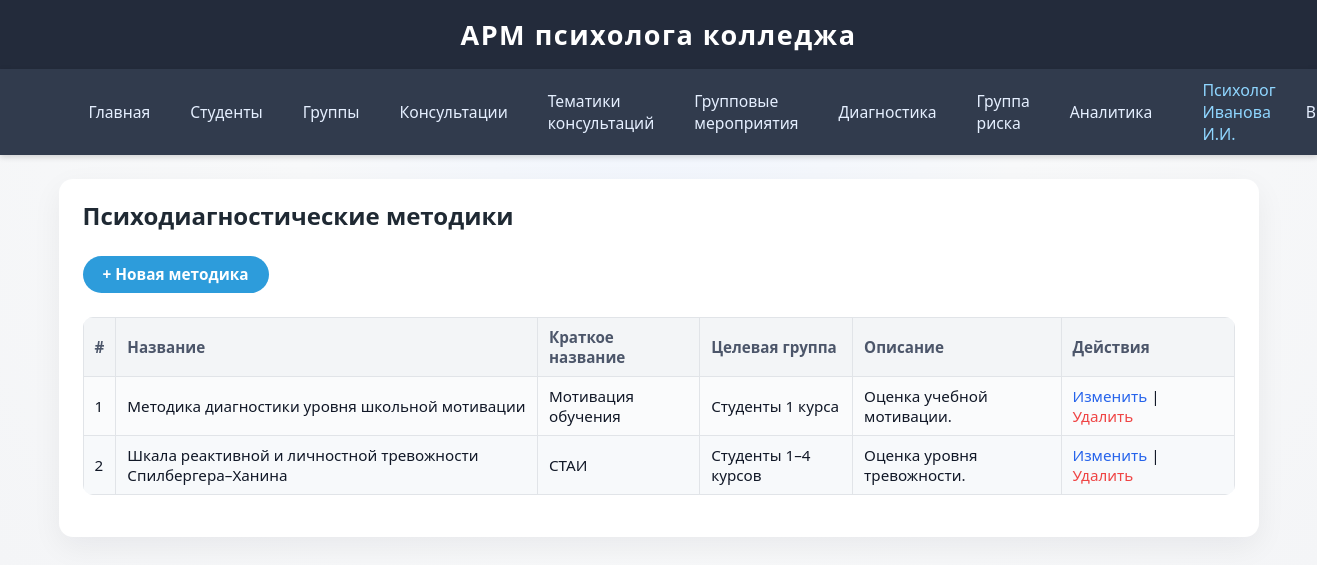
The app's page /diagnostics/tests (signed in) with its own data.
### app/models.py (models this page shows, shortened)
class User(db.Model, UserMixin):
    __tablename__ = 'users'
    id = db.Column(db.Integer, primary_key=True)
    username = db.Column(db.String(64), unique=True, nullable=False)
    password_hash = db.Column(db.String(128), nullable=False)
    role = db.Column(db.String(16), nullable=False, default='psychologist')  # 'psychologist', 'admin', or 'viewer'
    full_name = db.Column(db.String(128), nullable=True)
    group_events = db.relationship('GroupEvent', backref='psychologist_user', lazy=True)
    test_results = db.relationship('TestResult', backref='psychologist_user', lazy=True)

class PsychologicalTest(db.Model):
    __tablename__ = 'psychological_tests'
    id = db.Column(db.Integer, primary_key=True)
    name = db.Column(db.String(255), nullable=False, unique=True)       # полное название методики
    short_name = db.Column(db.String(64), nullable=True)                # краткое название / аббревиатура
    description = db.Column(db.String(255), nullable=True)              # что измеряет
    target_group = db.Column(db.String(128), nullable=True)             # для кого (1 курс, родители и т.п.)
    test_results = db.relationship('TestResult', backref='test', lazy=True)

### app/routes/diagnostics.py (the view)
@diagnostics_bp.route('/tests', methods=['GET'])
@login_required
def list_tests():
    tests = PsychologicalTest.query.order_by(PsychologicalTest.name.asc()).all()
    return render_template(
        'diagnostics/tests_list.html',
        tests=tests,
    )

### app/templates/diagnostics/tests_list.html (shortened to what this page needs)
{% extends 'base.html' %}
{% block content %}
<h2>Психодиагностические методики</h2>
<div style="margin: 16px 0 24px 0;">
    <a href="{{ url_for('diagnostics.create_test') }}" class="btn">+ Новая методика</a>
</div>
<table>
    <thead>
        <tr>
            <th>#</th>
            <th>Название</th>
            <th>Краткое название</th>
            <th>Целевая группа</th>
            <th>Описание</th>
            <th style="width:150px;">Действия</th>
        </tr>
    </thead>
    <tbody>
    {% for t in tests %}
        <tr>
            <td>{{ loop.index }}</td>
            <td>{{ t.name }}</td>
            <td>{{ t.short_name or '—' }}</td>
            <td>{{ t.target_group or '—' }}</td>
            <td>{{ t.description or '—' }}</td>
            <td>
                <a href="{{ url_for('diagnostics.edit_test', test_id=t.id) }}">Изменить</a>
                |
                <form action="{{ url_for('diagnostics.delete_test', test_id=t.id) }}"
                      method="post"
                      style="display:inline;"
                      onsubmit="return confirm('Удалить методику «{{ t.name }}»?');">
                    <button type="submit" class="link-button">Удалить</button>
                </form>
            </td>
        </tr>
    {% else %}
        <tr>
            <td colspan="6"><i>Методики пока не добавлены.</i></td>
        </tr>
    {% endfor %}
    </tbody>
</table>
{% endblock %}

### app/templates/base.html (shortened to what this page needs)
<!DOCTYPE html>
<html lang="ru">
<head>
    <link rel="stylesheet" href="{{ url_for('static', filename='css/style.css') }}">
</head>
<body>
    <header>
        <div style="font-size:1.3em; font-weight:600;">АРМ психолога колледжа</div>
    </header>
    <nav style="background:#313b4d; padding:10px 0;">
        <div class="container" style="display:flex;gap:20px;align-items:center;">
            <a href="{{ url_for('index') }}">Главная</a>
            <a href="{{ url_for('students.list_students') }}">Студенты</a>
            <a href="{{ url_for('groups.list_groups') }}">Группы</a>
            <a href="{{ url_for('consultations.list_consultations') }}">Консультации</a>
            <a href="{{ url_for('consultation_topics.list_topics') }}">Тематики консультаций</a>
            <a href="{{ url_for('group_events.list_events') }}">Групповые мероприятия</a>
            <a href="{{ url_for('diagnostics.list_results') }}">Диагностика</a>
            <a href="{{ url_for('risk_groups.list_risk') }}">Группа риска</a>
            <a href="{{ url_for('analytics.overview') }}">Аналитика</a>
            {% if current_user.is_authenticated %}
                <span style="color:#8fd6ff;font-weight:500;">
                    {{ current_user.full_name or current_user.username }}
                </span>
                <a href="{{ url_for('auth.logout') }}">Выйти</a>
            {% else %}
                <a href="{{ url_for('auth.login') }}">Войти</a>
            {% endif %}
        </div>
    </nav>
    <div class="container">
        {% block content %}
        {% endblock %}
    </div>
</body>
</html>

### app/static/css/style.css (style rules this page uses)
body { background: radial-gradient(circle at top, #eef4ff 0, #f8f9fa 45%, #f4f5f7 100%); font-family: "Segoe UI", -apple-system, BlinkMacSystemFont, "Roboto", Arial, sans-serif; font-size: 16px; margin: 0; padding: 0; color: #111827; }
header { background: #232b3b; color: #fff; padding: 16px 0; text-align: center; font-size: 1.3em; letter-spacing: 1.5px; font-weight: 600; box-shadow: 0 2px 6px rgba(0,0,0,0.18); }
nav { box-shadow: 0 2px 6px rgba(0,0,0,0.16); }
nav .container { max-width: 1200px; margin: 0 auto; padding: 0 20px; background: transparent; border-radius: 0; box-shadow: none; }
nav a { color: #e5efff; text-decoration: none; font-size: 0.98rem; padding: 6px 10px; border-radius: 6px; transition: background 0.15s, color 0.15s, transform 0.1s; }
body > .container { max-width: 1200px; margin: 24px auto 32px auto; padding: 20px 24px 26px 24px; background: #ffffff; border-radius: 14px; box-shadow: 0 10px 30px rgba(15, 23, 42, 0.06); }
.container { box-sizing: border-box; }
h1, h2, h3 { color: #1f2933; font-weight: 600; margin-top: 0; }
h2 { margin-bottom: 8px; }
table { width: 100%; border-collapse: collapse; margin: 16px 0; background: #fafbfc; border-radius: 10px; overflow: hidden; }
th, td { border: 1px solid #e1e4e8; padding: 9px 11px; text-align: left; vertical-align: middle; font-size: 0.95rem; }
th { background: #f3f5f7; color: #4c566a; font-weight: 600; }
tr:nth-child(even) td { background: #f7f9fb; }
form { margin: 20px 0; }
button, .btn { background: #2d9cdb; color: #fff; border: none; border-radius: 999px; padding: 8px 20px; font-size: 0.96rem; font-weight: 600; cursor: pointer; transition: background 0.15s, box-shadow 0.15s, transform 0.08s; margin-top: 8px; display: inline-flex; align-items: center; justify-content: center; gap: 6px; }
.link-button { background: none; border: none; color: #ef4444; padding: 0; margin: 0; font: inherit; cursor: pointer; text-decoration: none; }
a { color: #2563eb; text-decoration: none; transition: color 0.17s; }

### records on screen
User: full_name "Психолог Иванова И.И."
PsychologicalTest: name "Методика диагностики уровня школьной мотивации", short_name "Мотивация обучения", target_group "Студенты 1 курса", description "Оценка учебной мотивации."
PsychologicalTest: name "Шкала реактивной и личностной тревожности Спилбергера–Ханина", short_name "СТАИ", target_group "Студенты 1–4 курсов", description "Оценка уровня тревожности."
